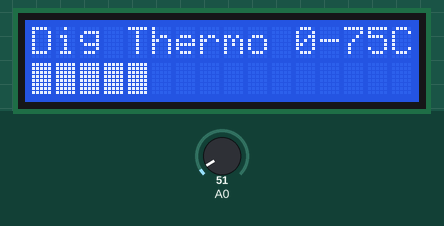
This sketch was run on a simulated Arduino Uno, built with avr-gcc and run on an emulated ATmega328P. Parts: 16×2 character LCD. The inputs (shaded band) are chosen by the test bench; at power-on: A0 = 51.

Above: at 2.2 s.
2.3 s: A0 set to 61
At 4.1 s:
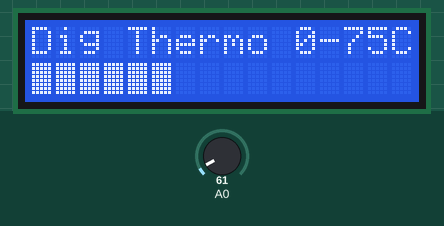
5.0 s: A0 set to 71
At 5.7 s:
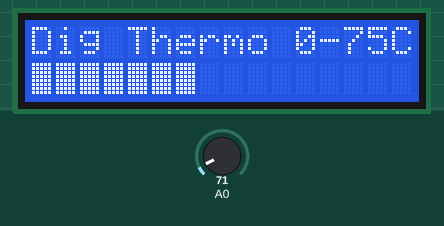
7.7 s: A0 set to 86
At 10.0 s:
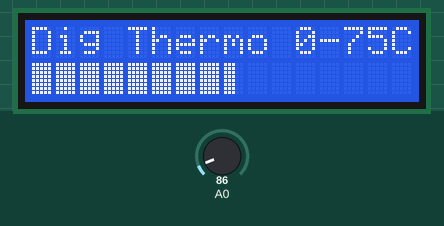
10.5 s: A0 set to 88
At 11.6 s:
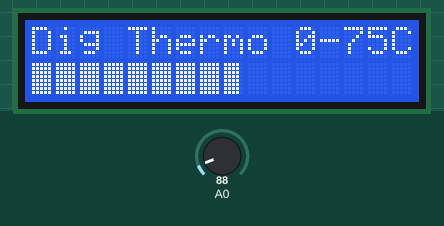
13.2 s: A0 set to 112
At 16.0 s:
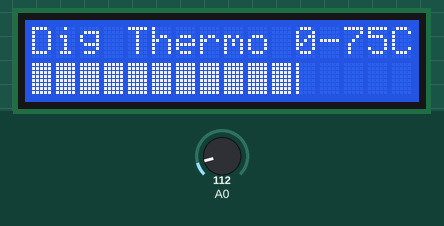
16.5 s: A0 set to 114
At 17.6 s:
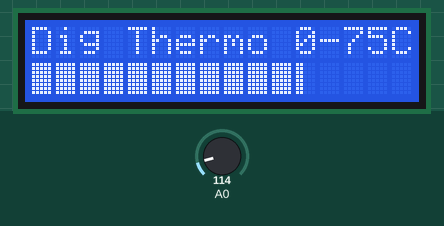
Timing chart, 0 to 19.5 s (numbered marks = the images above; inputs shaded):
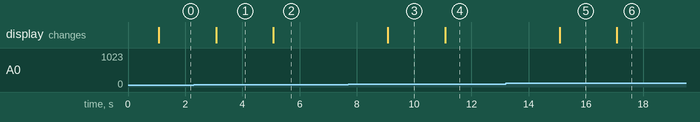

Measured:
- the behaviour switches between 87 and 88 on A0 (found by bisection; images 3 and 4)
- the behaviour switches between 113 and 114 on A0 (found by bisection; images 5 and 6)
- after the input at 2.3 s, the display: changes after 0.78 s (image 1)
- after the input at 5.0 s, the display: changes after 0.08 s (image 2)
- after the input at 7.7 s, the display: changes after 1.4 s (image 3)
- after the input at 10.5 s, the display: changes after 0.58 s (image 4)
- after the input at 13.2 s, the display: changes after 1.9 s (image 5)
- after the input at 16.5 s, the display: changes after 0.59 s (image 6)

The sketch:

Digital_Thermometer_Tampilan_Bargraph.ino
```cpp
/*************************************
 * Program : Project 20. Digital Thermometer Tampilan Bargraph
 * Input   : Sensor LM35
 * Output  : LCD 2x16
 * 125 Proyek Arduino Inkubatek
 * www.tokotronik.com
 * ***********************************/

#include <LiquidCrystal.h>

LiquidCrystal lcd(2, 3, 4, 5, 6, 7);

unsigned int adc,tempLM,a,b,i;

byte bargraph1[8] = {
  0b10000,
  0b10000,
  0b10000,
  0b10000,
  0b10000,
  0b10000,
  0b10000,
  0b10000
};
byte bargraph2[8] = {
  0b11000,
  0b11000,
  0b11000,
  0b11000,
  0b11000,
  0b11000,
  0b11000,
  0b11000
};
byte bargraph3[8] = {
  0b11100,
  0b11100,
  0b11100,
  0b11100,
  0b11100,
  0b11100,
  0b11100,
  0b11100
};
byte bargraph4[8] = {
  0b11110,
  0b11110,
  0b11110,
  0b11110,
  0b11110,
  0b11110,
  0b11110,
  0b11110
};
byte bargraph5[8] = {
  0b11111,
  0b11111,
  0b11111,
  0b11111,
  0b11111,
  0b11111,
  0b11111,
  0b11111
};
// suhu : 0 - 100
// bar : 15x5 = 50

//============================================
void setup(void) {
  lcd.begin(16, 2);
  lcd.createChar(1, bargraph1);
  lcd.createChar(2, bargraph2);
  lcd.createChar(3, bargraph3);
  lcd.createChar(4, bargraph4);
  lcd.createChar(5, bargraph5);

  lcd.print("Digital Therm");
  lcd.setCursor(0,1);
  lcd.write(byte(1));
  delay(1000);
  lcd.clear();
  lcd.print("Dig Thermo 0-75C");
}
//===========================================
void loop(void) {
  adc = analogRead(0);
  tempLM=(adc*5)/10;
  lcd.setCursor(0,1);

  if(tempLM>5){
    a=tempLM/5;
    b=tempLM%5;
    for(i=0;i<a;i++){
      lcd.write(5);
    }
    if(b==1){
      lcd.write(1);
    }
    else if(b==2){
      lcd.write(2);
    }
    else if(b==3){
      lcd.write(3);
    }
    else if(b==4){
      lcd.write(4);
    }
  }
  delay(2000);
}
```
